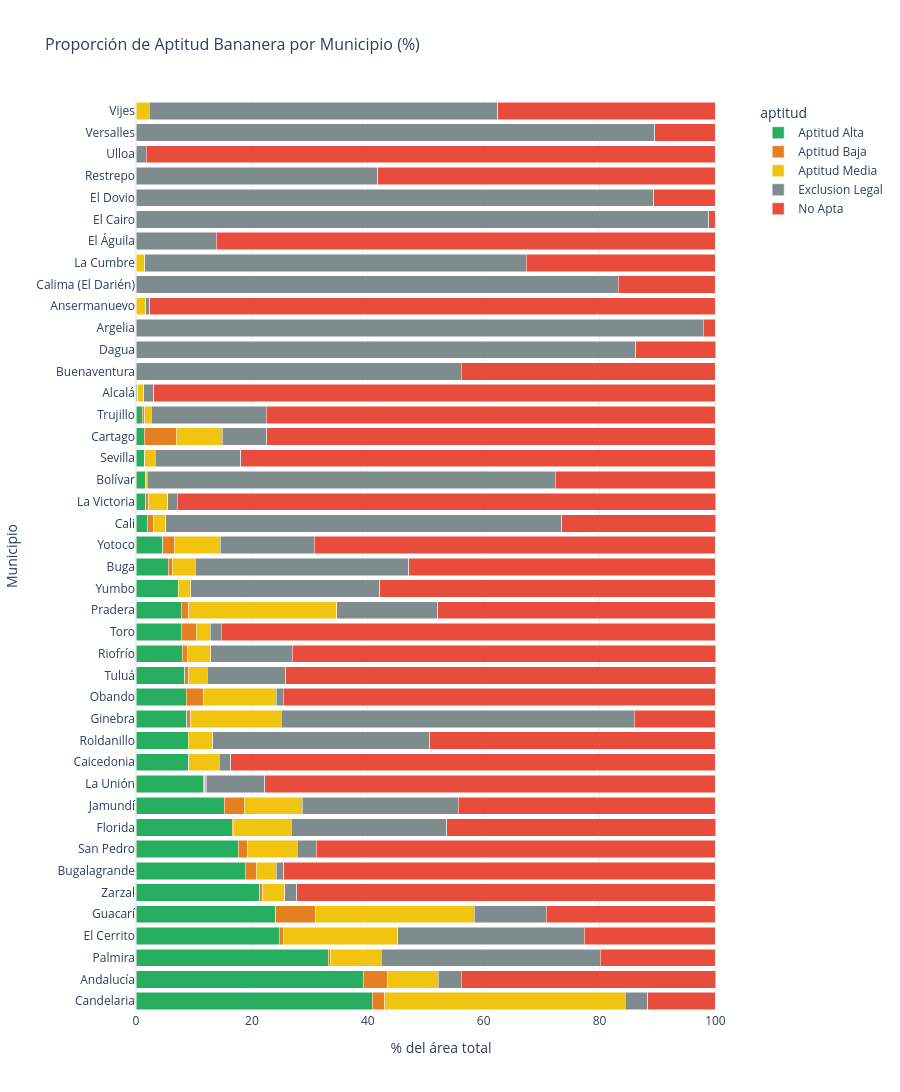

The code cell stored with this chart in its notebook:
### Code cell
# Stacked bar chart interactivo (porcentajes)
pct_cols = [c for c in df_muni.columns if c.startswith('pct_')]

if pct_cols:
    df_pct = df_muni[['municipio'] + pct_cols].copy()
    df_pct = df_pct.sort_values(pct_cols[0] if pct_cols else 'municipio', ascending=False)
    
    # Reshape for plotly
    df_melted = df_pct.melt(id_vars='municipio', var_name='aptitud_pct', value_name='porcentaje')
    df_melted['aptitud'] = df_melted['aptitud_pct'].str.replace('pct_', '').str.replace('_', ' ').str.title()
    
    color_map = {}
    for apt_key, apt_color in APTITUD_COLORS.items():
        for melted_apt in df_melted['aptitud'].unique():
            if apt_key.lower().replace('ó', 'o') in melted_apt.lower().replace('ó', 'o'):
                color_map[melted_apt] = apt_color
    
    fig = px.bar(df_melted, x='porcentaje', y='municipio', color='aptitud',
                 orientation='h', barmode='stack',
                 color_discrete_map=color_map,
                 title='Proporción de Aptitud Bananera por Municipio (%)',
                 labels={'porcentaje': '% del área total', 'municipio': 'Municipio'},
                 template='plotly_white', height=max(400, len(df_muni) * 35))
    fig.update_layout(font=dict(size=12), title_font_size=16)
    fig.show()

### Figure 1 — Plotly figure (JSON) as saved in the notebook; plotly's stock layout.template omitted (floating-point values rounded to 4 significant figures)
{"data": [{"hovertemplate": "aptitud=Aptitud Alta<br>% del área total=%{x}<br>Municipio=%{y}<extra></extra>", "legendgroup": "Aptitud Alta", "marker": {"color": "#27AE60", "pattern": {"shape": ""}}, "name": "Aptitud Alta", "orientation": "h", "showlegend": true, "textposition": "auto", "type": "bar", "x": [40.79, 39.25, 33.2, 24.76, 24.15, 21.34, 18.84, 17.67, 16.65, 15.19, 11.61, 9.11, 9.02, 8.79, 8.66, 8.37, 8.01, 7.85, 7.82, 7.28, 5.56, 4.58, 1.95, 1.65, 1.64, 1.51, 1.45, 1.05, 0.3, 0.01, 0.01, 0.0, 0.0, 0.0, 0.0, 0.0, 0.0, 0.0, 0.0, 0.0, 0.0, 0.0], "xaxis": "x", "y": ["Candelaria", "Andalucía", "Palmira", "El Cerrito", "Guacarí", "Zarzal", "Bugalagrande", "San Pedro", "Florida", "Jamundí", "La Unión", "Caicedonia", "Roldanillo", "Ginebra", "Obando", "Tuluá", "Riofrío", "Toro", "Pradera", "Yumbo", "Buga", "Yotoco", "Cali", "La Victoria", "Bolívar", "Sevilla", "Cartago", "Trujillo", "Alcalá", "Buenaventura", "Dagua", "Argelia", "Ansermanuevo", "Calima (El Darién)", "La Cumbre", "El Águila", "El Cairo", "El Dovio", "Restrepo", "Ulloa", "Versalles", "Vijes"], "yaxis": "y"}, {"hovertemplate": "aptitud=Aptitud Baja<br>% del área total=%{x}<br>Municipio=%{y}<extra></extra>", "legendgroup": "Aptitud Baja", "marker": {"color": "#E67E22", "pattern": {"shape": ""}}, "name": "Aptitud Baja", "orientation": "h", "showlegend": true, "textposition": "auto", "type": "bar", "x": [2.17, 4.19, 0.36, 0.65, 6.9, 0.54, 1.93, 1.61, 0.14, 3.51, 0.24, 0.0, 0.0, 0.68, 3.02, 0.73, 0.81, 2.59, 1.31, 0.0, 0.73, 2.0, 1.13, 0.54, 0.04, 0.0, 5.51, 0.5, 0.0, 0.0, 0.06, 0.0, 0.0, 0.0, 0.0, 0.0, 0.0, 0.0, 0.0, 0.0, 0.0, 0.0], "xaxis": "x", "y": ["Candelaria", "Andalucía", "Palmira", "El Cerrito", "Guacarí", "Zarzal", "Bugalagrande", "San Pedro", "Florida", "Jamundí", "La Unión", "Caicedonia", "Roldanillo", "Ginebra", "Obando", "Tuluá", "Riofrío", "Toro", "Pradera", "Yumbo", "Buga", "Yotoco", "Cali", "La Victoria", "Bolívar", "Sevilla", "Cartago", "Trujillo", "Alcalá", "Buenaventura", "Dagua", "Argelia", "Ansermanuevo", "Calima (El Darién)", "La Cumbre", "El Águila", "El Cairo", "El Dovio", "Restrepo", "Ulloa", "Versalles", "Vijes"], "yaxis": "y"}, {"hovertemplate": "aptitud=Aptitud Media<br>% del área total=%{x}<br>Municipio=%{y}<extra></extra>", "legendgroup": "Aptitud Media", "marker": {"color": "#F1C40F", "pattern": {"shape": ""}}, "name": "Aptitud Media", "orientation": "h", "showlegend": true, "textposition": "auto", "type": "bar", "x": [41.51, 8.76, 8.75, 19.77, 27.29, 3.8, 3.44, 8.51, 10.04, 9.98, 0.24, 5.29, 4.25, 15.61, 12.54, 3.2, 4.08, 2.36, 25.54, 2.19, 3.91, 7.95, 2.03, 3.32, 0.28, 1.82, 7.91, 1.05, 1.04, 0.03, 0.0, 0.0, 1.68, 0.0, 1.49, 0.0, 0.0, 0.0, 0.0, 0.0, 0.0, 2.3], "xaxis": "x", "y": ["Candelaria", "Andalucía", "Palmira", "El Cerrito", "Guacarí", "Zarzal", "Bugalagrande", "San Pedro", "Florida", "Jamundí", "La Unión", "Caicedonia", "Roldanillo", "Ginebra", "Obando", "Tuluá", "Riofrío", "Toro", "Pradera", "Yumbo", "Buga", "Yotoco", "Cali", "La Victoria", "Bolívar", "Sevilla", "Cartago", "Trujillo", "Alcalá", "Buenaventura", "Dagua", "Argelia", "Ansermanuevo", "Calima (El Darién)", "La Cumbre", "El Águila", "El Cairo", "El Dovio", "Restrepo", "Ulloa", "Versalles", "Vijes"], "yaxis": "y"}, {"hovertemplate": "aptitud=Exclusion Legal<br>% del área total=%{x}<br>Municipio=%{y}<extra></extra>", "legendgroup": "Exclusion Legal", "marker": {"color": "#7F8C8D", "pattern": {"shape": ""}}, "name": "Exclusion Legal", "orientation": "h", "showlegend": true, "textposition": "auto", "type": "bar", "x": [3.81, 3.92, 37.8, 32.14, 12.43, 2.08, 1.31, 3.32, 26.84, 26.95, 10.14, 1.91, 37.41, 60.9, 1.2, 13.5, 14.08, 1.9, 17.43, 32.59, 36.9, 16.21, 68.34, 1.58, 70.36, 14.77, 7.73, 19.84, 1.73, 56.11, 86.18, 97.89, 0.65, 83.23, 65.87, 13.81, 98.88, 89.31, 41.72, 1.78, 89.52, 60.09], "xaxis": "x", "y": ["Candelaria", "Andalucía", "Palmira", "El Cerrito", "Guacarí", "Zarzal", "Bugalagrande", "San Pedro", "Florida", "Jamundí", "La Unión", "Caicedonia", "Roldanillo", "Ginebra", "Obando", "Tuluá", "Riofrío", "Toro", "Pradera", "Yumbo", "Buga", "Yotoco", "Cali", "La Victoria", "Bolívar", "Sevilla", "Cartago", "Trujillo", "Alcalá", "Buenaventura", "Dagua", "Argelia", "Ansermanuevo", "Calima (El Darién)", "La Cumbre", "El Águila", "El Cairo", "El Dovio", "Restrepo", "Ulloa", "Versalles", "Vijes"], "yaxis": "y"}, {"hovertemplate": "aptitud=No Apta<br>% del área total=%{x}<br>Municipio=%{y}<extra></extra>", "legendgroup": "No Apta", "marker": {"color": "#E74C3C", "pattern": {"shape": ""}}, "name": "No Apta", "orientation": "h", "showlegend": true, "textposition": "auto", "type": "bar", "x": [11.72, 43.89, 19.89, 22.68, 29.23, 72.23, 74.48, 68.88, 46.34, 44.37, 77.77, 83.69, 49.31, 14.02, 74.58, 74.21, 73.03, 85.29, 47.9, 57.93, 52.9, 69.26, 26.56, 92.92, 27.67, 81.9, 77.39, 77.56, 96.93, 43.85, 13.76, 2.11, 97.67, 16.77, 32.63, 86.19, 1.12, 10.69, 58.28, 98.22, 10.48, 37.61], "xaxis": "x", "y": ["Candelaria", "Andalucía", "Palmira", "El Cerrito", "Guacarí", "Zarzal", "Bugalagrande", "San Pedro", "Florida", "Jamundí", "La Unión", "Caicedonia", "Roldanillo", "Ginebra", "Obando", "Tuluá", "Riofrío", "Toro", "Pradera", "Yumbo", "Buga", "Yotoco", "Cali", "La Victoria", "Bolívar", "Sevilla", "Cartago", "Trujillo", "Alcalá", "Buenaventura", "Dagua", "Argelia", "Ansermanuevo", "Calima (El Darién)", "La Cumbre", "El Águila", "El Cairo", "El Dovio", "Restrepo", "Ulloa", "Versalles", "Vijes"], "yaxis": "y"}], "layout": {"barmode": "stack", "font": {"size": 12}, "height": 1470, "legend": {"title": {"text": "aptitud"}, "tracegroupgap": 0}, "title": {"font": {"size": 16}, "text": "Proporción de Aptitud Bananera por Municipio (%)"}, "xaxis": {"anchor": "y", "domain": [0, 1], "title": {"text": "% del área total"}}, "yaxis": {"anchor": "x", "domain": [0, 1], "title": {"text": "Municipio"}}}}
